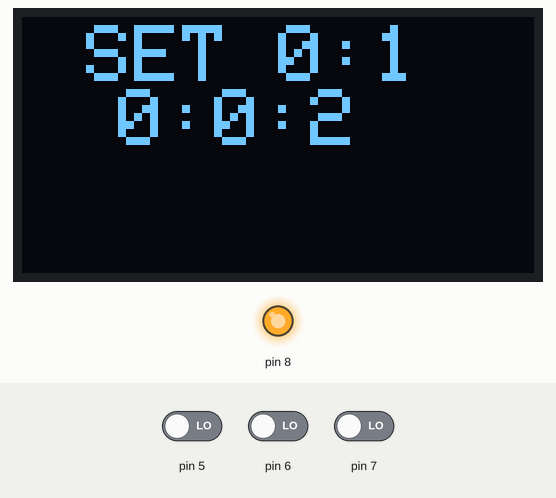
A sketch run on a simulated Arduino Uno, built with avr-gcc and run on an emulated ATmega328P. Parts: 128×64 one-colour display, output pins drawn as LEDs (lit = HIGH). Wiring (inferred from the names in the program): DS1307 clock at I2C address 0x68. The test bench sets the inputs (shaded band); at power-on: pin 5 LOW, pin 7 LOW, pin 6 LOW. The local clock reads 2024-03-15 10:24:30 at power-on unless the sketch sets it.

Above: at 2.2 s.
2.3 s: pin 5 driven HIGH
At 3.5 s:
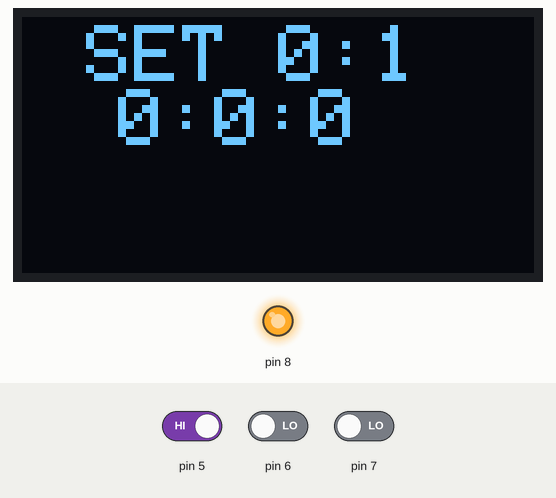
4.5 s: pin 7 driven HIGH
At 4.9 s:
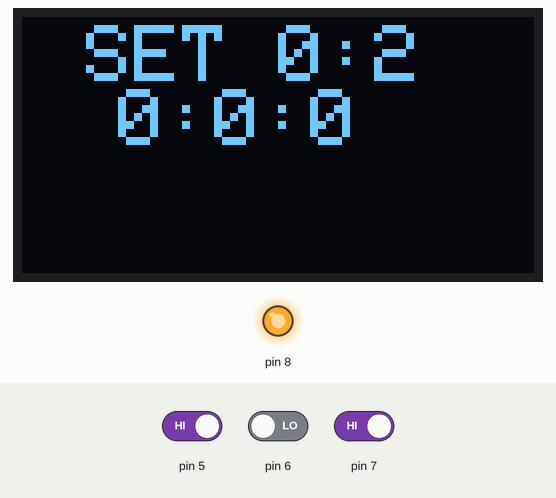
6.0 s: pin 6 driven HIGH
At 6.29 s:
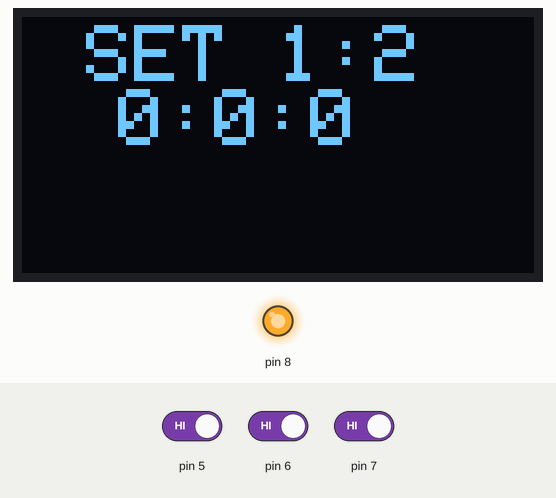
7.5 s: pin 5 driven LOW
At 7.75 s:
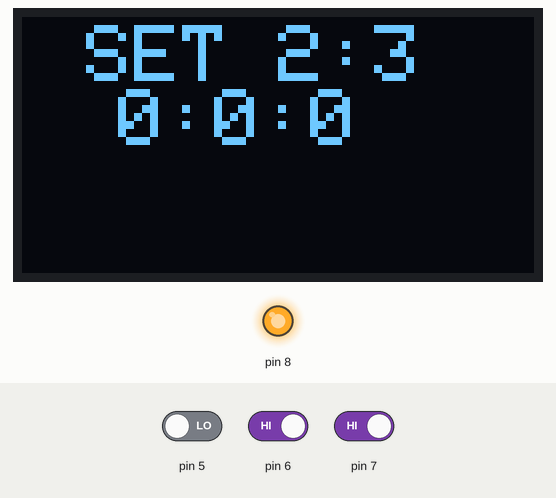
9.1 s: pin 6 driven LOW
At 9.97 s:
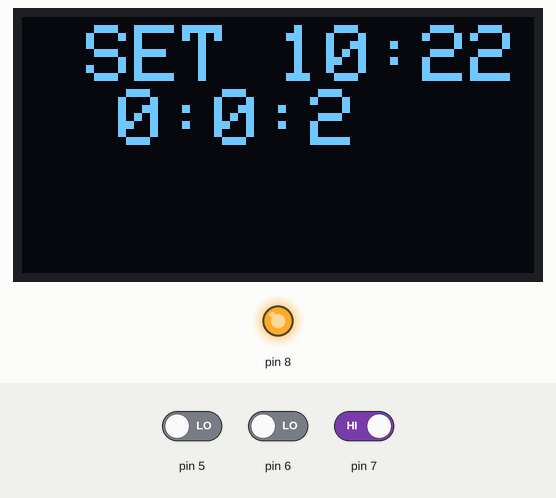
10.6 s: pin 7 driven LOW
At 11.5 s:
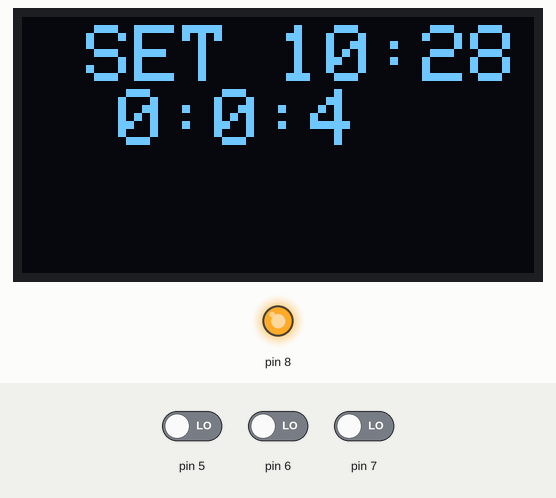
Timing chart, 0 to 13.6 s (numbered marks = the images above; inputs shaded):
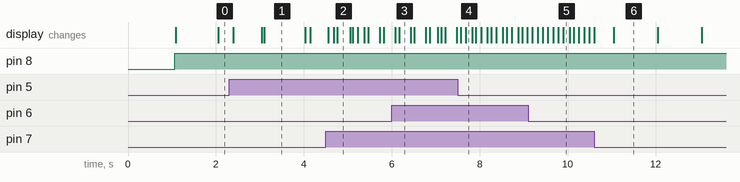

Measured:
- after the input at 4.5 s, the display: changes after 0.06 s (image 2)
- what the display in image 1 shows lasts 0.9 s, from 3.1 s to 4.0 s
- what the display in image 6 shows lasts 0.9 s, from 11.1 s to 12.0 s

The sketch:

PUNCH_Timer.ino
```cpp
#include <SPI.h>
#include <Wire.h>
#include <Adafruit_GFX.h>
#include <Adafruit_SSD1306.h>
#define OLED_RESET 4

Adafruit_SSD1306 display(OLED_RESET);

byte second, minute, hour;

bool state = 1;

byte minuteTimer = 1;
byte hourTimer = 0;

byte decToBcd(byte val) {
  return ( (val / 10 * 16) + (val % 10) );
}

byte bcdToDec(byte val) {
  return ( (val / 16 * 10) + (val % 16) );
}

void setDateDs1307() {
  second = 0;
  minute = 0;
  hour = 0;
  Wire.beginTransmission(0x68);
  Wire.write(decToBcd(0));
  Wire.write(decToBcd(second));
  Wire.write(decToBcd(minute));
  Wire.write(decToBcd(hour));
  Wire.endTransmission();
}

String getDateDs1307() {
  String output = "";
  Wire.beginTransmission(0x68);
  Wire.write(decToBcd(0));
  Wire.endTransmission();
  Wire.requestFrom(0x68, 7);
  second = bcdToDec(Wire.read() & 0x7f);
  minute = bcdToDec(Wire.read());
  hour = bcdToDec(Wire.read() & 0x3f);
  output = String(hour, DEC) + String(":") + String(minute, DEC) + String(":") + String(second, DEC);
  return output;
}

long switch_previousMillis_0 = 0;
bool previousState_0 = 0;

bool IsPressed_0(int switch_input_pin) {
  bool switchPressed = false;
  unsigned long currentMillis = millis();
  unsigned int currentState = digitalRead(switch_input_pin);
  if (currentMillis - switch_previousMillis_0 > 80) {
    if (currentState == 1 && previousState_0 == 0) {
      switchPressed = true;
      previousState_0 = currentState;
    }
    if (currentMillis - switch_previousMillis_0 > 150) {
      previousState_0 = 0;
      switch_previousMillis_0 = currentMillis;
    }
  }
  return (switchPressed);
}

long switch_previousMillis_1 = 0;
bool previousState_1 = 0;

bool IsPressed_1(int switch_input_pin) {
  bool switchPressed = false;
  unsigned long currentMillis = millis();
  unsigned int currentState = digitalRead(switch_input_pin);
  if (currentMillis - switch_previousMillis_1 > 80) {
    if (currentState == 1 && previousState_1 == 0) {
      switchPressed = true;
      previousState_1 = currentState;
    }
    if (currentMillis - switch_previousMillis_1 > 150) {
      previousState_1 = 0;
      switch_previousMillis_1 = currentMillis;
    }
  }
  return (switchPressed);
}

long switch_previousMillis_2 = 0;
bool previousState_2 = 0;

bool IsPressed_2(int switch_input_pin) {
  bool switchPressed = false;
  unsigned long currentMillis = millis();
  unsigned int currentState = digitalRead(switch_input_pin);
  if (currentMillis - switch_previousMillis_2 > 50) {
    if (currentState == 1 && previousState_2 == 0) {
      switchPressed = true;
      previousState_2 = currentState;
    }
    if (currentMillis - switch_previousMillis_2 > 100) {
      previousState_2 = 0;
      switch_previousMillis_2 = currentMillis;
    }
  }
  return (switchPressed);
}

void setup() {
  pinMode(5, INPUT);
  pinMode(6, INPUT);
  pinMode(7, INPUT);
  pinMode(8, OUTPUT);
  Wire.begin();
  Serial.begin(19200);
  setDateDs1307();
  display.begin(SSD1306_SWITCHCAPVCC, 0x3c);
  display.clearDisplay();
  display.setTextSize(4);
  display.setTextColor(WHITE);
  display.setCursor(5, 0);
  display.println("PUNCH");
  display.display();
  delay(1000);
}
void loop() {
  if (IsPressed_0(5)) {
    setDateDs1307();
    hourTimer = 0;
    minuteTimer = 1;
    state = 1;
  }
  if (IsPressed_1(6)) {
    if (hourTimer >= 24) {
      hourTimer = 0;
    } else {
      hourTimer++;
    }
  }
  if (IsPressed_2(7)) {
    if (minuteTimer >= 59) {
      minuteTimer = 0;
    } else {
      minuteTimer++;
    }
  }
  if (hour == hourTimer && minute == minuteTimer) {
    state = 0;
  }
  digitalWrite(8, state);
  display.clearDisplay();
  display.setTextSize(2);
  display.setTextColor(WHITE);
  display.setCursor(16, 2);
  display.print("SET ");
  display.print(hourTimer);
  display.print(":");
  display.println(minuteTimer);
  display.setCursor(24, 18);
  display.println(getDateDs1307());
  display.display();
}
```
